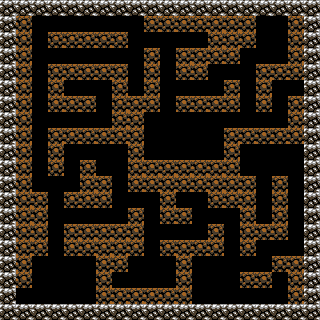

This game map was drawn from its Tiled (.tmx) file and the tilesets committed beside it. A one-line description and the full map source follow:
An orthogonal 20x20 tile map with 16x16 px tiles, 2 tile layers (backgroundLayer, blockedLayer) and 29 objects.

<map version="1.0" tiledversion="1.0.3" orientation="orthogonal" renderorder="right-down" width="20" height="20" tilewidth="16" tileheight="16" nextobjectid="33">
 <tileset firstgid="1" name="small_tiles" tilewidth="16" tileheight="16" tilecount="25" columns="5">
  <image source="../images/small_tiles.png" width="80" height="80" />
 </tileset>
 <layer name="backgroundLayer" width="20" height="20">
  <data encoding="csv">
1,1,1,1,1,1,1,1,1,1,1,1,1,1,1,1,1,1,1,1,
1,1,1,1,1,1,1,1,1,1,1,1,1,1,1,1,1,1,1,1,
1,1,1,1,1,1,1,1,1,1,1,1,1,1,1,1,1,1,1,1,
1,1,1,1,1,1,1,1,1,1,1,1,1,1,1,1,1,1,1,1,
1,1,1,1,1,1,1,1,1,1,1,1,1,1,1,1,1,1,1,1,
1,1,1,1,1,1,1,1,1,1,1,1,1,1,1,1,1,1,1,1,
1,1,1,1,1,1,1,1,1,1,1,1,1,1,1,1,1,1,1,1,
1,1,1,1,1,1,1,1,1,1,1,1,1,1,1,1,1,1,1,1,
1,1,1,1,1,1,1,1,1,1,1,1,1,1,1,1,1,1,1,1,
1,1,1,1,1,1,1,1,1,1,1,1,1,1,1,1,1,1,1,1,
1,1,1,1,1,1,1,1,1,1,1,1,1,1,1,1,1,1,1,1,
1,1,1,1,1,1,1,1,1,1,1,1,1,1,1,1,1,1,1,1,
1,1,1,1,1,1,1,1,1,1,1,1,1,1,1,1,1,1,1,1,
1,1,1,1,1,1,1,1,1,1,1,1,1,1,1,1,1,1,1,1,
1,1,1,1,1,1,1,1,1,1,1,1,1,1,1,1,1,1,1,1,
1,1,1,1,1,1,1,1,1,1,1,1,1,1,1,1,1,1,1,1,
1,1,1,1,1,1,1,1,1,1,1,1,1,1,1,1,1,1,1,1,
1,1,1,1,1,1,1,1,1,1,1,1,1,1,1,1,1,1,1,1,
1,1,1,1,1,1,1,1,1,1,1,1,1,1,1,1,1,1,1,1,
1,1,1,1,1,1,1,1,1,1,1,1,1,1,1,1,1,1,1,1
</data>
 </layer>
 <layer name="blockedLayer" width="20" height="20">
  <data encoding="csv">
11,11,11,11,11,11,11,11,11,11,11,11,11,11,11,11,11,11,11,11,
11,6,0,0,0,0,0,0,0,6,6,6,6,6,6,6,0,0,6,11,
11,6,0,6,6,6,6,6,0,0,0,0,0,6,6,6,0,0,6,11,
11,6,0,0,0,0,0,0,0,6,0,6,6,6,6,0,0,0,6,11,
11,6,0,6,6,6,6,6,0,6,0,6,6,0,0,0,6,6,6,11,
11,6,0,6,0,0,0,6,0,6,0,0,0,0,6,0,6,0,0,11,
11,6,0,6,6,6,0,6,6,6,0,6,6,6,6,0,6,0,6,11,
11,6,0,0,0,0,0,6,6,0,0,0,0,0,0,0,0,0,6,11,
11,6,0,6,6,6,6,6,6,0,0,0,0,0,6,6,6,6,6,11,
11,6,0,6,0,0,0,0,6,0,0,0,0,0,6,0,0,0,0,11,
11,6,0,6,0,6,0,0,6,6,6,6,6,6,6,0,0,0,0,11,
11,6,0,0,0,6,6,0,6,6,6,6,6,6,6,6,0,6,0,11,
11,6,6,0,6,6,6,0,0,0,6,0,0,6,6,6,0,6,0,11,
11,6,6,0,0,0,0,0,6,0,6,6,0,0,0,6,0,6,0,11,
11,6,6,0,6,6,6,6,6,0,0,0,0,6,0,6,6,6,0,11,
11,6,6,0,6,6,6,6,6,0,6,6,6,6,0,6,0,0,0,11,
11,6,0,0,0,0,6,6,0,0,0,6,0,0,0,0,0,6,6,11,
11,6,0,0,0,0,6,0,0,0,0,6,0,0,0,6,6,0,6,11,
11,0,0,0,0,0,6,6,6,6,6,6,0,0,0,0,0,0,6,11,
11,11,11,11,11,11,11,11,11,11,11,11,11,11,11,11,11,11,11,11
</data>
 </layer>
 <objectgroup name="objectsLayer">
  <object id="1" gid="3" x="32" y="304" width="16" height="16">
   <properties>
    <property name="type" value="playerStart" />
   </properties>
  </object>
  <object id="3" gid="2" x="16" y="304" width="16" height="16">
   <properties>
    <property name="sprite" value="door" />
    <property name="type" value="door" />
   </properties>
  </object>
  <object id="4" gid="11" x="176" y="144" width="16" height="16">
   <properties>
    <property name="sprite" value="treasure" />
    <property name="type" value="treasure" />
   </properties>
  </object>
  <object id="5" gid="8" x="144" y="160" width="16" height="16">
   <properties>
    <property name="sprite" value="mummy" />
    <property name="type" value="enemy" />
   </properties>
  </object>
  <object id="7" gid="12" x="48" y="224" width="16" height="16">
   <properties>
    <property name="sprite" value="none" />
    <property name="type" value="fork" />
   </properties>
  </object>
  <object id="8" gid="12" x="48" y="192" width="16" height="16">
   <properties>
    <property name="sprite" value="none" />
    <property name="type" value="fork" />
   </properties>
  </object>
  <object id="9" gid="12" x="112" y="208" width="16" height="16">
   <properties>
    <property name="sprite" value="none" />
    <property name="type" value="fork" />
   </properties>
  </object>
  <object id="10" gid="12" x="144" y="240" width="16" height="16">
   <properties>
    <property name="sprite" value="none" />
    <property name="type" value="fork" />
   </properties>
  </object>
  <object id="11" gid="12" x="192" y="224" width="16" height="16">
   <properties>
    <property name="sprite" value="none" />
    <property name="type" value="fork" />
   </properties>
  </object>
  <object id="12" gid="12" x="240" y="128" width="16" height="16">
   <properties>
    <property name="sprite" value="none" />
    <property name="type" value="fork" />
   </properties>
  </object>
  <object id="13" gid="12" x="240" y="80" width="16" height="16">
   <properties>
    <property name="sprite" value="none" />
    <property name="type" value="fork" />
   </properties>
  </object>
  <object id="14" gid="12" x="160" y="48" width="16" height="16">
   <properties>
    <property name="sprite" value="none" />
    <property name="type" value="fork" />
   </properties>
  </object>
  <object id="15" gid="12" x="128" y="64" width="16" height="16">
   <properties>
    <property name="sprite" value="none" />
    <property name="type" value="fork" />
   </properties>
  </object>
  <object id="16" gid="12" x="128" y="48" width="16" height="16">
   <properties>
    <property name="sprite" value="none" />
    <property name="type" value="fork" />
   </properties>
  </object>
  <object id="17" gid="12" x="32" y="64" width="16" height="16">
   <properties>
    <property name="sprite" value="none" />
    <property name="type" value="fork" />
   </properties>
  </object>
  <object id="18" gid="12" x="32" y="128" width="16" height="16">
   <properties>
    <property name="sprite" value="none" />
    <property name="type" value="fork" />
   </properties>
  </object>
  <object id="19" gid="17" x="48" y="256" width="16" height="16">
   <properties>
    <property name="sprite" value="none" />
    <property name="type" value="exit" />
   </properties>
  </object>
  <object id="20" gid="17" x="112" y="288" width="16" height="16">
   <properties>
    <property name="sprite" value="none" />
    <property name="type" value="exit" />
   </properties>
  </object>
  <object id="21" gid="17" x="144" y="256" width="16" height="16">
   <properties>
    <property name="sprite" value="none" />
    <property name="type" value="exit" />
   </properties>
  </object>
  <object id="22" gid="17" x="240" y="304" width="16" height="16">
   <properties>
    <property name="sprite" value="none" />
    <property name="type" value="exit" />
   </properties>
  </object>
  <object id="23" gid="17" x="224" y="256" width="16" height="16">
   <properties>
    <property name="sprite" value="none" />
    <property name="type" value="exit" />
   </properties>
  </object>
  <object id="24" gid="17" x="240" y="272" width="16" height="16">
   <properties>
    <property name="sprite" value="none" />
    <property name="type" value="exit" />
   </properties>
  </object>
  <object id="26" gid="17" x="256" y="192" width="16" height="16">
   <properties>
    <property name="sprite" value="none" />
    <property name="type" value="exit" />
   </properties>
  </object>
  <object id="27" gid="17" x="288" y="192" width="16" height="16">
   <properties>
    <property name="sprite" value="none" />
    <property name="type" value="exit" />
   </properties>
  </object>
  <object id="28" gid="17" x="112" y="192" width="16" height="16">
   <properties>
    <property name="sprite" value="none" />
    <property name="type" value="exit" />
   </properties>
  </object>
  <object id="29" gid="17" x="80" y="160" width="16" height="16">
   <properties>
    <property name="sprite" value="none" />
    <property name="type" value="exit" />
   </properties>
  </object>
  <object id="30" gid="17" x="160" y="112" width="16" height="16">
   <properties>
    <property name="sprite" value="none" />
    <property name="type" value="exit" />
   </properties>
  </object>
  <object id="31" gid="17" x="224" y="128" width="16" height="16">
   <properties>
    <property name="sprite" value="none" />
    <property name="type" value="exit" />
   </properties>
  </object>
  <object id="32" gid="17" x="240" y="64" width="16" height="16">
   <properties>
    <property name="sprite" value="none" />
    <property name="type" value="exit" />
   </properties>
  </object>
 </objectgroup>
</map>